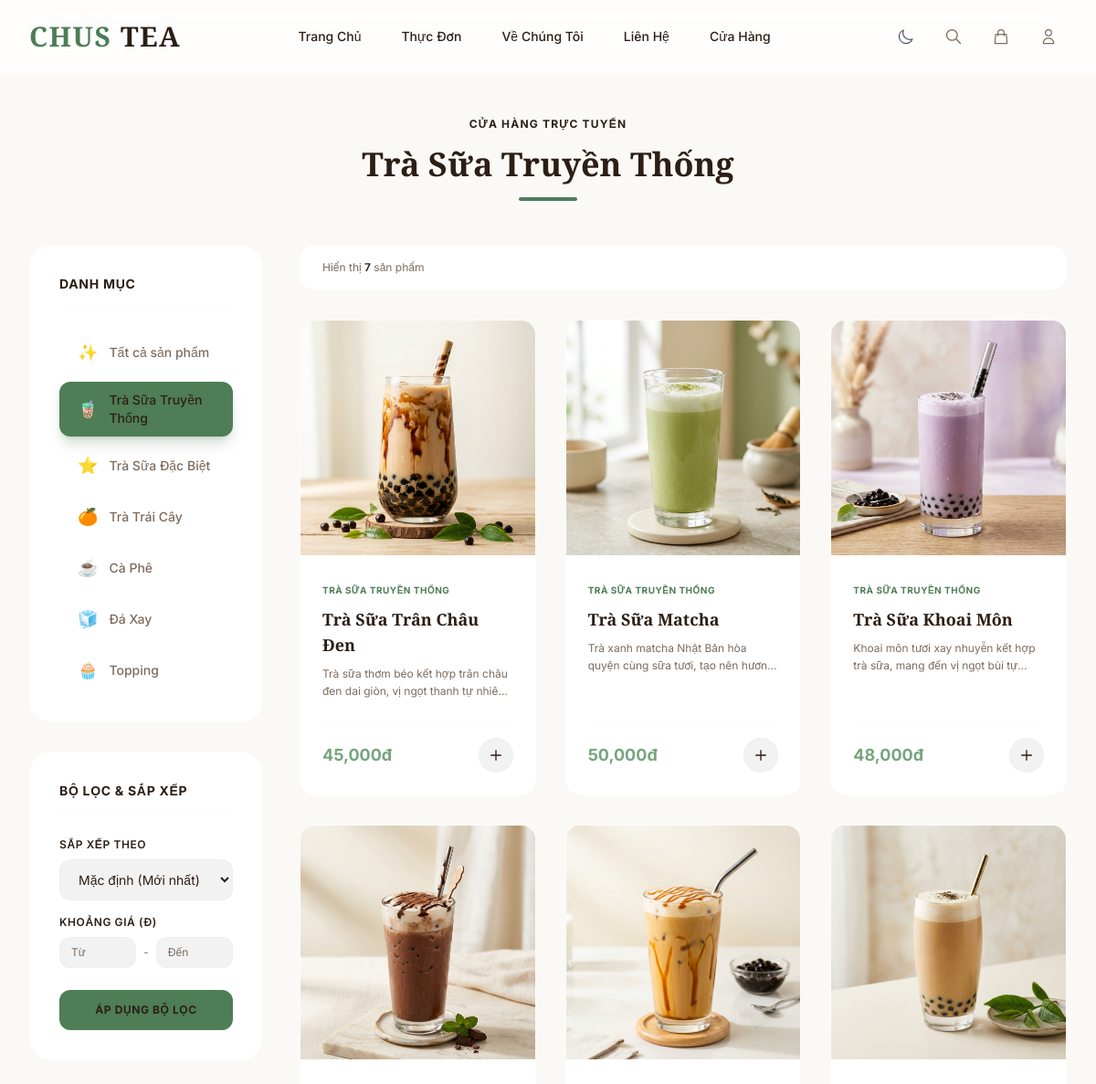
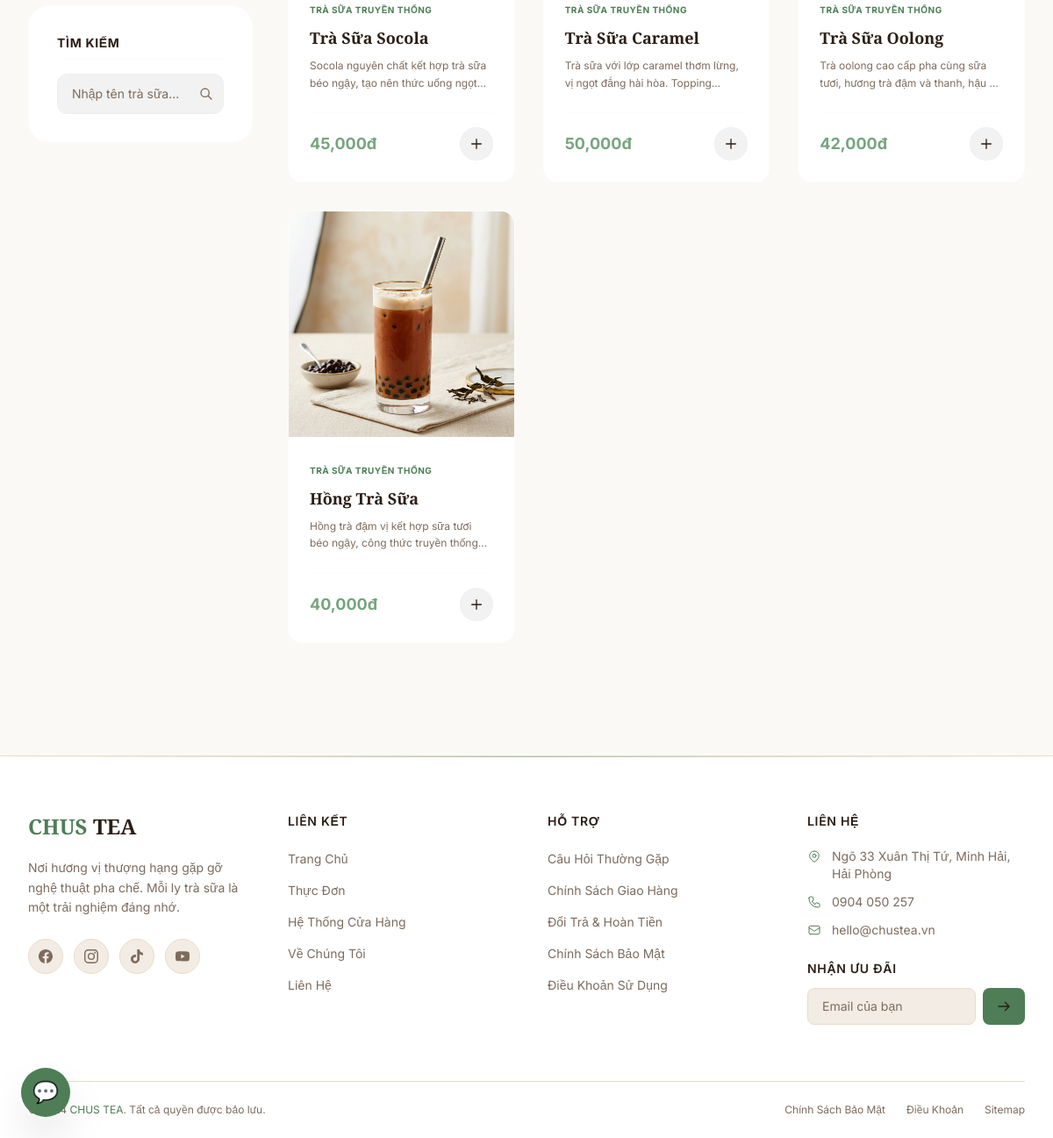
/index.php?controller=product&action=index&category_id=1, run on the app's committed database (2 pictures, top to bottom).
### tables this page shows
CREATE TABLE `categories` (
  `id` int(11) NOT NULL AUTO_INCREMENT,
  `name` varchar(100) NOT NULL,
  `slug` varchar(100) NOT NULL,
  `icon` varchar(50) DEFAULT NULL,
  `description` text DEFAULT NULL,
  PRIMARY KEY (`id`)
);

CREATE TABLE `products` (
  `id` int(11) NOT NULL AUTO_INCREMENT,
  `category_id` int(11) NOT NULL,
  `name` varchar(200) NOT NULL,
  `slug` varchar(200) NOT NULL,
  `description` text DEFAULT NULL,
  `price` int(11) NOT NULL DEFAULT 0,
  `price_large` int(11) NOT NULL DEFAULT 0,
  `image` varchar(255) DEFAULT NULL,
  `stock_quantity` int(11) NOT NULL DEFAULT 100,
  `is_featured` tinyint(1) DEFAULT 0,
  `is_new` tinyint(1) DEFAULT 0,
  `created_at` timestamp NOT NULL DEFAULT current_timestamp(),
  PRIMARY KEY (`id`),
  KEY `category_id` (`category_id`),
  CONSTRAINT `products_ibfk_1` FOREIGN KEY (`category_id`) REFERENCES `categories` (`id`) ON DELETE CASCADE
);

### controllers/ProductController.php (called while the page is built, shortened)
<?php
class ProductController
{
    public function index()
    {
        $productModel = new Product();
        $categoryModel = new Category();
        $category_id = isset($_GET['category_id']) ? (int)$_GET['category_id'] : null;
        $search = isset($_GET['search']) ? trim($_GET['search']) : null;
        $min_price = isset($_GET['min_price']) && $_GET['min_price'] !== '' ? (int)$_GET['min_price'] : null;
        $max_price = isset($_GET['max_price']) && $_GET['max_price'] !== '' ? (int)$_GET['max_price'] : null;
        $sort_by = isset($_GET['sort_by']) ? trim($_GET['sort_by']) : null;
        $products = $productModel->getAll($category_id, $search, $min_price, $max_price, $sort_by);
        $categories = $categoryModel->getAll();
        $currentCategory = null;
        if ($category_id) {
            $currentCategory = $categoryModel->getById($category_id);
        }
        require_once ROOT_PATH . 'views/layouts/header.php';
        require_once ROOT_PATH . 'views/products/index.php';
        require_once ROOT_PATH . 'views/layouts/footer.php';
    }
}

### models/Database.php (called while the page is built, shortened)
<?php
class Database
{
    private static $instance = null;
    public static function getInstance()
    {
        if (self::$instance === null) {
            $config = require ROOT_PATH . 'config/database.php';
            $dsn = sprintf(
                'mysql:host=%s;dbname=%s;charset=%s',
                $config['host'],
                $config['dbname'],
                $config['charset']
            );
            try {
                self::$instance = new PDO(
                    $dsn,
                    $config['username'],
                    $config['password'],
                    $config['options']
                );
            } catch (PDOException $e) {
                die('Lỗi kết nối cơ sở dữ liệu: ' . $e->getMessage());
            }
        }
        return self::$instance;
    }
}

### models/Category.php (called while the page is built, shortened)
<?php
class Category
{
    private $db;
    public function __construct()
    {
        $this->db = Database::getInstance();
    }
    public function getAll()
    {
        $sql = 'SELECT * FROM categories ORDER BY id ASC';
        $stmt = $this->db->query($sql);
        return $stmt->fetchAll();
    }
    public function getById($id)
    {
        $sql = 'SELECT * FROM categories WHERE id = :id';
        $stmt = $this->db->prepare($sql);
        $stmt->execute([':id' => (int)$id]);
        return $stmt->fetch();
    }
}

### config/database.php (called while the page is built)
<?php
return [
    'host'     => 'localhost',
    'dbname'   => 'shoptrasua',
    'username' => 'root',
    'password' => '',
    'charset'  => 'utf8mb4',
    'options'  => [
        PDO::ATTR_ERRMODE            => PDO::ERRMODE_EXCEPTION,
        PDO::ATTR_DEFAULT_FETCH_MODE => PDO::FETCH_ASSOC,
        PDO::ATTR_EMULATE_PREPARES   => false,
    ]
];

### models/Product.php (called while the page is built, shortened)
<?php
class Product
{
    private $db;
    public function __construct()
    {
        $this->db = Database::getInstance();
    }
    public function getAll($category_id = null, $search = null, $min_price = null, $max_price = null, $sort_by = null)
    {
        $sql = 'SELECT p.*, c.name AS category_name, COALESCE(avg_rating.rating, 0) AS avg_rating, COALESCE(sold.total_sold, 0) AS total_sold
                FROM products p
                LEFT JOIN categories c ON p.category_id = c.id
                LEFT JOIN (
                    SELECT product_id, AVG(rating) AS rating FROM reviews GROUP BY product_id
                ) avg_rating ON p.id = avg_rating.product_id
                LEFT JOIN (
                    SELECT product_id, SUM(quantity) AS total_sold FROM order_items GROUP BY product_id
                ) sold ON p.id = sold.product_id
                WHERE 1=1';
        $params = [];
        if ($category_id !== null) {
            $sql .= ' AND p.category_id = :category_id';
            $params[':category_id'] = (int)$category_id;
        }
        switch ($sort_by) {
            default:
                $sql .= ' ORDER BY p.created_at DESC';
                break;
        }
        $stmt = $this->db->prepare($sql);
        $stmt->execute($params);
        return $stmt->fetchAll();
    }
}

### views/products/index.php (the view, shortened to what this page needs)
<div class="max-w-7xl mx-auto px-4 sm:px-6 lg:px-8 py-12">
    <div class="text-center space-y-4 mb-12 animate-fade-in-up">
        <h1 class="text-xs font-bold tracking-widest text-primary uppercase">Cửa hàng trực tuyến</h1>
        <p class="text-3xl sm:text-4xl font-playfair font-bold text-text-light">
            <?php
            if (isset($currentCategory) && $currentCategory) {
                echo htmlspecialchars($currentCategory['name']);
            } elseif (isset($search) && $search) {
                echo 'Kết quả tìm kiếm: "' . htmlspecialchars($search) . '"';
            } else {
                echo 'Thực Đơn Của Chúng Tôi';
            }
            ?>
        </p>
        <div class="w-16 h-1 bg-primary mx-auto rounded-full"></div>
    </div>
    <div class="flex flex-col lg:flex-row gap-10">
        <aside class="w-full lg:w-64 flex-shrink-0 space-y-8 animate-fade-in">
            <div class="bg-card border border-border/10 rounded-3xl p-6 lg:p-8 space-y-6">
                <h2 class="text-sm font-bold uppercase tracking-wider text-text-light pb-4 border-b border-border/10 hidden lg:block">Danh Mục</h2>
                <div class="flex flex-row lg:flex-col gap-2 overflow-x-auto lg:overflow-x-visible pb-4 lg:pb-0 scrollbar-none snap-x snap-mandatory">
                    <a href="<?php echo BASE_URL; ?>index.php?controller=product&action=index"
                       class="snap-start flex-shrink-0 px-5 py-2.5 rounded-xl text-sm font-medium transition-all duration-300 flex items-center lg:space-x-3
                       <?php echo (!isset($_GET['category_id']) || empty($_GET['category_id'])) ? 'bg-primary text-white shadow-lg shadow-primary/25' : 'text-text-gray hover:text-text-light hover:bg-primary/5'; ?>">
                        <span class="text-lg hidden lg:inline">✨</span>
                        <span>Tất cả sản phẩm</span>
                    </a>
                    <?php foreach ($categories as $cat): ?>
                        <a href="<?php echo BASE_URL; ?>index.php?controller=product&action=index&category_id=<?php echo $cat['id']; ?>"
                           class="snap-start flex-shrink-0 px-5 py-2.5 rounded-xl text-sm font-medium transition-all duration-300 flex items-center lg:space-x-3
                           <?php echo (isset($_GET['category_id']) && $_GET['category_id'] == $cat['id']) ? 'bg-primary text-white shadow-lg shadow-primary/25' : 'text-text-gray hover:text-text-light hover:bg-primary/5'; ?>">
                            <span class="text-lg"><?php echo htmlspecialchars($cat['icon']); ?></span>
                            <span><?php echo htmlspecialchars($cat['name']); ?></span>
                        </a>
                    <?php endforeach; ?>
                </div>
            </div>
            <div class="bg-card border border-border/10 rounded-3xl p-6 lg:p-8 space-y-6">
                <h2 class="text-sm font-bold uppercase tracking-wider text-text-light pb-4 border-b border-border/10">Bộ Lọc & Sắp Xếp</h2>
                <form action="<?php echo BASE_URL; ?>index.php" method="GET" class="space-y-4">
                    <div class="space-y-2">
                        <label for="sort_by" class="text-xs font-semibold text-text-light uppercase tracking-wider block">Sắp xếp theo</label>
                        <select name="sort_by" id="sort_by"
                                class="w-full bg-black/5 dark:bg-white/5 border border-border/20 rounded-xl px-4 py-3 text-sm text-text-light focus:outline-none focus:border-primary/50 transition-colors">
                            <option value="" class="bg-surface text-text-light">Mặc định (Mới nhất)</option>
                        </select>
                    </div>
                    <div class="space-y-2">
                        <label class="text-xs font-semibold text-text-light uppercase tracking-wider block">Khoảng giá (đ)</label>
                        <div class="flex items-center gap-2">
                            <input type="number" name="min_price" placeholder="Từ" value="<?php echo isset($min_price) ? htmlspecialchars($min_price) : ''; ?>"
                                   class="w-full bg-black/5 dark:bg-white/5 border border-border/20 rounded-xl px-3 py-2 text-xs text-text-light placeholder-text-gray focus:outline-none focus:border-primary/50 transition-colors [appearance:textfield] [&::-webkit-outer-spin-button]:appearance-none [&::-webkit-inner-spin-button]:appearance-none">
                            <span class="text-text-gray text-xs">-</span>
                            <input type="number" name="max_price" placeholder="Đến" value="<?php echo isset($max_price) ? htmlspecialchars($max_price) : ''; ?>"
                                   class="w-full bg-black/5 dark:bg-white/5 border border-border/20 rounded-xl px-3 py-2 text-xs text-text-light placeholder-text-gray focus:outline-none focus:border-primary/50 transition-colors [appearance:textfield] [&::-webkit-outer-spin-button]:appearance-none [&::-webkit-inner-spin-button]:appearance-none">
                        </div>
                    </div>
                    <div class="pt-2 flex flex-col gap-2">
                        <button type="submit"
                                class="w-full py-3.5 bg-primary hover:bg-primary-hover text-white text-xs font-bold uppercase tracking-wider rounded-xl transition-all duration-300 hover:shadow-lg hover:shadow-primary/25">
                            Áp Dụng Bộ Lọc
                        </button>
                    </div>
                </form>
            </div>
            <div class="bg-card border border-border/10 rounded-3xl p-8 space-y-4 hidden lg:block">
                <h2 class="text-sm font-bold uppercase tracking-wider text-text-light pb-2 border-b border-border/10">Tìm Kiếm</h2>
                <form action="<?php echo BASE_URL; ?>index.php" method="GET" class="relative mt-4">
                    <input type="text" name="search" placeholder="Nhập tên trà sữa..." value="<?php echo isset($search) ? htmlspecialchars($search) : ''; ?>"
                           class="w-full bg-black/5 dark:bg-white/5 border border-border/20 rounded-xl px-4 py-3 text-sm text-text-light placeholder-text-gray focus:outline-none focus:border-primary/50 focus:ring-1 focus:ring-primary/30 transition-all duration-300">
                    <button type="submit" class="absolute right-3 top-1/2 -translate-y-1/2 text-text-gray hover:text-primary transition-colors duration-300">
                        <svg class="w-4 h-4" fill="none" stroke="currentColor" viewBox="0 0 24 24">
                            <path stroke-linecap="round" stroke-linejoin="round" stroke-width="2" d="M21 21l-6-6m2-5a7 7 0 11-14 0 7 7 0 0114 0z"/>
                        </svg>
                    </button>
                </form>
            </div>
        </aside>
        <main class="flex-grow space-y-8">
            <div class="flex items-center justify-between bg-card border border-border/10 px-6 py-4 rounded-2xl animate-fade-in">
                <p class="text-xs text-text-gray">
                    Hiển thị <span class="text-text-light font-semibold"><?php echo count($products); ?></span> sản phẩm
                </p>
            </div>
            <?php if (empty($products)): ?>
                <div class="bg-card border border-border/10 rounded-3xl p-16 text-center space-y-6 animate-fade-in">
                    <span class="text-6xl inline-block animate-[bounce_3s_infinite]">📭</span>
                    <h2 class="text-xl font-bold text-text-light">Không tìm thấy sản phẩm</h2>
                    <p class="text-sm text-text-gray max-w-md mx-auto">
                        Chúng tôi không tìm thấy sản phẩm nào phù hợp với bộ lọc hoặc từ khóa tìm kiếm của bạn. Hãy thử thay đổi từ khóa hoặc bộ lọc khác.
                    </p>
                    <a href="<?php echo BASE_URL; ?>index.php?controller=product&action=index"
                       class="inline-block px-6 py-3 bg-primary hover:bg-primary-hover text-white text-sm font-semibold rounded-full transition-all duration-300">
                        Đặt lại bộ lọc
                    </a>
                </div>
            <?php else: ?>
                <div class="grid grid-cols-1 sm:grid-cols-2 lg:grid-cols-3 gap-6 lg:gap-8">
                    <?php foreach ($products as $index => $product): ?>
                        <div class="product-card group bg-card border border-border/10 rounded-2xl overflow-hidden hover:border-primary/20 transition-all duration-500 flex flex-col h-full animate-fade-in-up"
                             style="animation-delay: <?php echo ($index % 6) * 100; ?>ms">
                            <div class="relative aspect-square bg-gradient-to-br from-black/5 dark:from-white/3 to-transparent flex items-center justify-center overflow-hidden">
                            </div>
                            <div class="p-6 flex flex-col flex-grow">
                                <div class="flex-grow space-y-2">
                                    <span class="text-[10px] text-primary uppercase font-bold tracking-wider"><?php echo htmlspecialchars($product['category_name'] ?? ''); ?></span>
                                    <h3 class="font-playfair font-bold text-text-light text-lg group-hover:text-primary transition-colors duration-300">
                                        <a href="<?php echo BASE_URL; ?>index.php?controller=product&action=detail&id=<?php echo $product['id']; ?>">
                                            <?php echo htmlspecialchars($product['name']); ?>
                                        </a>
                                    </h3>
                                    <p class="text-text-gray text-xs line-clamp-2 leading-relaxed">
                                        <?php echo htmlspecialchars($product['description'] ?? 'Hương vị trà sữa premium thơm ngon ngọt ngào khó cưỡng.'); ?>
                                    </p>
                                </div>
                                <div class="flex items-center justify-between mt-6 pt-4 border-t border-border/10">
                                    <span class="font-bold text-lg text-primary-light">
                                        <?php echo number_format($product['price']); ?>đ
                                    </span>
                                    <button onclick="addToCart(<?php echo $product['id']; ?>, 1, 'M')"
                                            class="relative z-10 p-2.5 bg-black/5 dark:bg-white/5 hover:bg-primary text-text-light hover:text-white border border-border/20 hover:border-primary rounded-full transition-all duration-300 flex items-center justify-center"
                                            aria-label="Thêm vào giỏ hàng">
                                        <svg class="w-4 h-4" fill="none" stroke="currentColor" viewBox="0 0 24 24">
                                            <path stroke-linecap="round" stroke-linejoin="round" stroke-width="2" d="M12 4v16m8-8H4"/>
                                        </svg>
                                    </button>
                                </div>
                            </div>
                        </div>
                    <?php endforeach; ?>
                </div>
            <?php endif; ?>
        </main>
    </div>
</div>

### data on the page
categories: name "Trà Sữa Truyền Thống", icon "🧋"
categories: icon "⭐", name "Trà Sữa Đặc Biệt"
categories: icon "🍊", name "Trà Trái Cây"
categories: icon "☕", name "Cà Phê"
categories: icon "🧊", name "Đá Xay"
categories: icon "🧁", name "Topping"
products: category.name "TRÀ SỮA TRUYỀN THỐNG", name "Trà Sữa Trân Châu Đen", description "Trà sữa thơm béo kết hợp trân châu đen dai giòn, vị ngọt thanh tự…", price "45,000"
products: category.name "TRÀ SỮA TRUYỀN THỐNG", name "Trà Sữa Matcha", description "Trà xanh matcha Nhật Bản hòa quyện cùng sữa tươi, tạo nên…", price "50,000"
products: category.name "TRÀ SỮA TRUYỀN THỐNG", name "Trà Sữa Khoai Môn", description "Khoai môn tươi xay nhuyễn kết hợp trà sữa, mang đến vị ngọt bùi…", price "48,000"
products: category.name "TRÀ SỮA TRUYỀN THỐNG", name "Trà Sữa Socola", description "Socola nguyên chất kết hợp trà sữa béo ngậy, tạo nên thức uống…", price "45,000"
products: category.name "TRÀ SỮA TRUYỀN THỐNG", name "Trà Sữa Caramel", description "Trà sữa với lớp caramel thơm lừng, vị ngọt đắng hài hòa.…", price "50,000"
products: category.name "TRÀ SỮA TRUYỀN THỐNG", name "Trà Sữa Oolong", description "Trà oolong cao cấp pha cùng sữa tươi, hương trà đậm và thanh, hậu…", price "42,000"
products: category.name "TRÀ SỮA TRUYỀN THỐNG", name "Hồng Trà Sữa", description "Hồng trà đậm vị kết hợp sữa tươi béo ngậy, công thức truyền…", price "40,000"

### other printed values
count($products) "7"
